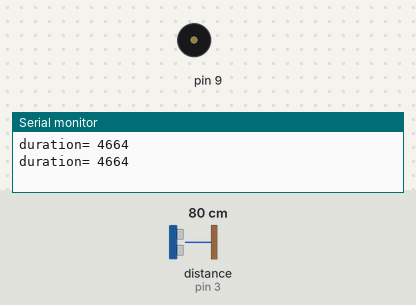
Simulated run of this sketch. Board: Arduino Uno, built with avr-gcc and run on an emulated ATmega328P. Shown: buzzer (waves = sounding), the last lines printed to the serial monitor. The test bench sets the inputs (shaded band); at power-on: distance to the obstacle (sensor on pin 3) 80 cm. The echo pulse lasts 58.3 µs per cm.

Above: at 5.6 s.
5.7 s: distance to the obstacle (sensor on pin 3) set to 9 cm
13.4 s: distance to the obstacle (sensor on pin 3) set to 2 cm
At 14.26 s:
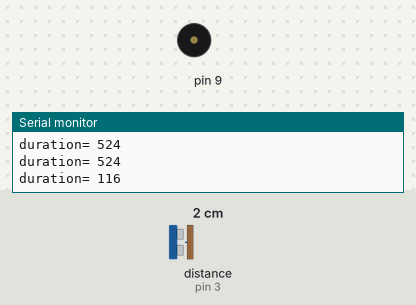
Timing chart, 0 to 25.2 s (numbered marks = the images above; inputs shaded):
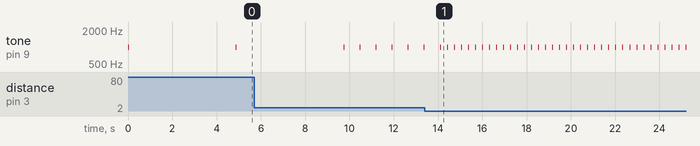

Measured:
- after the input at 13.4 s, tone on pin 9: alternates 1000 Hz for 0.02 s and silent for 0.30 s, starting after 1.0 s

The sketch:

pulseIn.ino
```cpp
int outPin = 2;
int inPin = 3;

void setup() {
  Serial.begin(9600);
  pinMode(outPin, OUTPUT);
  pinMode(inPin, INPUT);
  pinMode(9, OUTPUT);
}

void loop() {
  digitalWrite(outPin, HIGH);
  delayMicroseconds(50);
  digitalWrite(outPin, LOW);
  int duration = pulseIn(3, HIGH);
  Serial.print("duration= ");
  Serial.println(duration);
  if(duration ==0) {
    return ;
  }

  tone(9,1000,20);
  delay(200);
  noTone(9);
  delay(duration);
}
```
